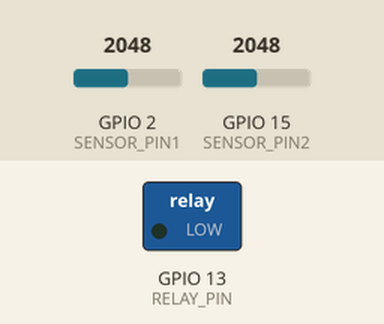
Recording of a sketch running on a simulated ESP32. Parts: switched loads named in the sketch (green lamp = pin HIGH). Inputs (shaded band) come from the test bench; at power-on: GPIO 2 (SENSOR_PIN1) = 2048, GPIO 15 (SENSOR_PIN2) = 2048. WiFi joins after 1.5 s; servers stay silent unless stated.

Above: at 0.1 s.
At 2.9 s:
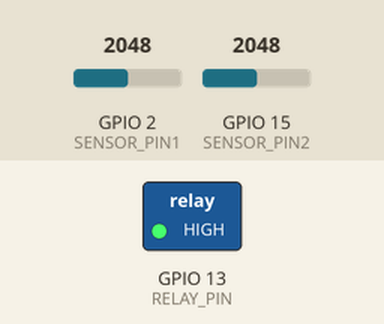
Timing chart, 0 to 4.4 s (numbered marks = the images above):
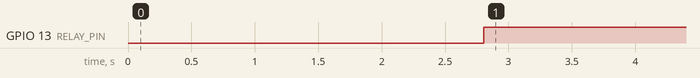

The sketch:

arduinoCode2.ino
```cpp
#include <WiFi.h>
#include <WiFiClient.h>
#include <BlynkSimpleEsp32.h>

int mVperAmp = 100; // use 100 for 20A Module and 66 for 30A Module
int RawValue = 0;
int ACSoffset = 2500;
double Voltage = 0;
double Amps = 0;

int SENSOR_PIN1 = 2;
int SENSOR_PIN2 = 15;
int RELAY_PIN = 13;

// You should get Auth Token in the Blynk App.
// Go to the Project Settings (nut icon).
char auth[] = "-1SauqW4v7VKmrfHbRvHgjrPH2x8chtw"; // Not a real key

// Your WiFi credentials.
// Set password to "" for open networks.
char ssid[] = "NETGEAR85";
char pass[] = "";

BlynkTimer timer;

float main_current = 0;
float sub_current = 0;

float current_limit = 0;

float daily_usage = 0; // Watts
float daily_usage_limit = 1000;

BLYNK_WRITE(V1) // V1 is the number of Virtual Pin
{
  daily_usage_limit = param.asInt();
}
BLYNK_WRITE(V2) // V2 is the number of Virtual Pin
{
  current_limit = param.asInt();
}

// Returns a decimal value representing the current Current Measurement in Amps
void readData()
{
  RawValue = analogRead(SENSOR_PIN1);
  Voltage = (RawValue / 1024.0) * 5000; // Gets you mV
  main_current = ((Voltage - ACSoffset) / mVperAmp); // Gets you Amps
  daily_usage += (Voltage/1000.) * main_current; // Store the additional watts used

  RawValue = analogRead(SENSOR_PIN2);
  Voltage = (RawValue / 1024.0) * 5000; // Gets you mV
  sub_current = ((Voltage - ACSoffset) / mVperAmp); // Gets you Amps
  daily_usage += (Voltage/1000.) * sub_current;// Store the additional watts used

  if (daily_usage > daily_usage_limit)
  {
    digitalWrite(RELAY_PIN, HIGH);
  }
  else
  {
    if (main_current + sub_current > current_limit)
    {
      digitalWrite(RELAY_PIN, HIGH); // Turn off Relay
    }
    else
    {
      digitalWrite(RELAY_PIN, LOW);
    }
  }
}

// Sends Current Measurements to the user interface for visualizing
void transmitData()
{
  Blynk.virtualWrite(V3, main_current);
  Blynk.virtualWrite(V4, sub_current);
  Blynk.virtualWrite(V5, daily_usage);
}

void resetLimit(){daily_usage = 0;}

void setup()
{
  // put your setup code here, to run once:
  pinMode(RELAY_PIN, OUTPUT);
  pinMode(SENSOR_PIN1, INPUT);
  pinMode(SENSOR_PIN2, INPUT);

  Blynk.begin(auth, ssid, pass);
  timer.setInterval(1000L, readData);
  timer.setInterval(1000L, transmitData);
  timer.setInterval(86400000, resetLimit);
}

void loop()
{
  // put your main code here, to run repeatedly:
  Blynk.run();
  timer.run();
}
```

Measured:
- by itself, GPIO 13 (RELAY_PIN): LOW → HIGH at 2.8 s
